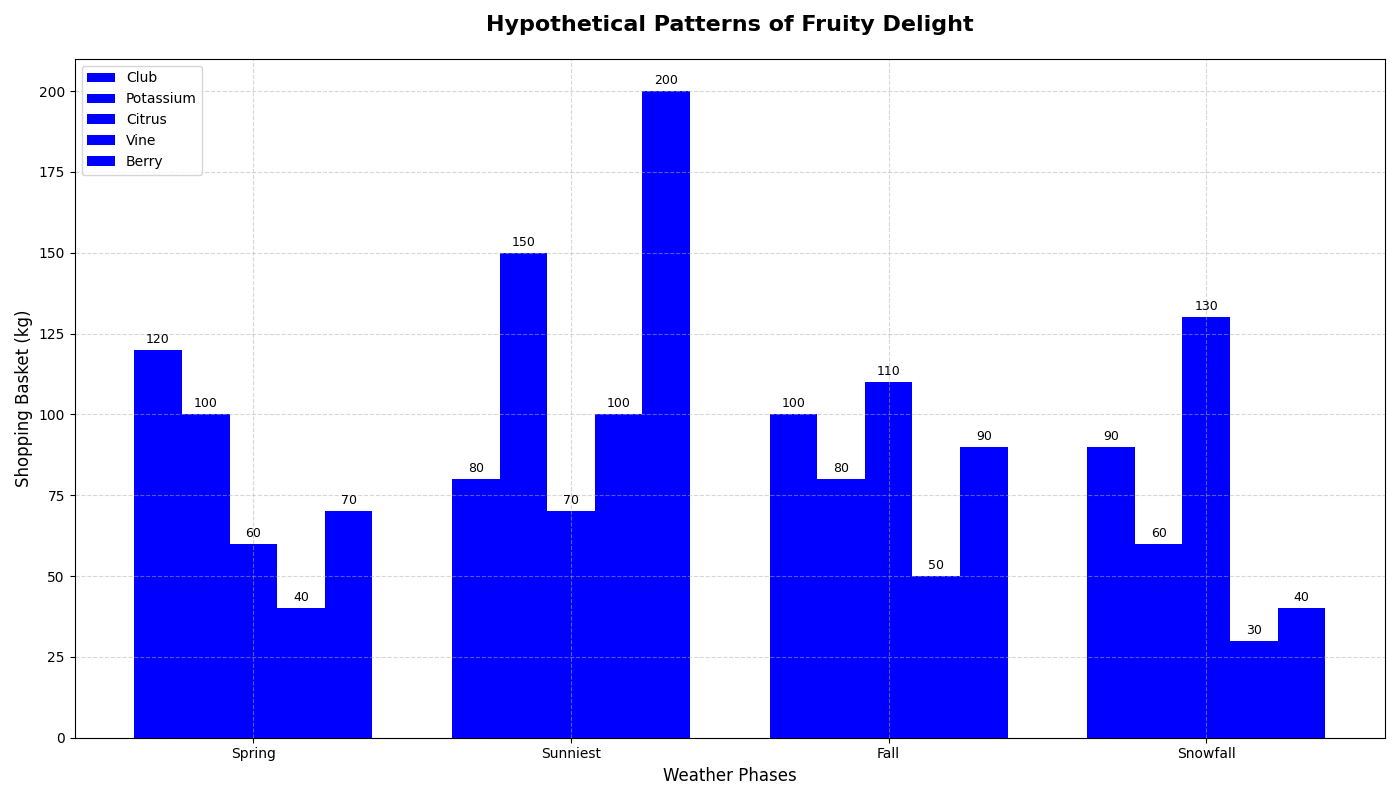

Here is the Python script that generated this plot:
import matplotlib.pyplot as plt
import numpy as np

seasons = ['Spring', 'Sunniest', 'Fall', 'Snowfall']

apples = np.array([120, 80, 100, 90])
bananas = np.array([100, 150, 80, 60])
oranges = np.array([60, 70, 110, 130])
grapes = np.array([40, 100, 50, 30])
strawberries = np.array([70, 200, 90, 40])

fig, ax = plt.subplots(figsize=(14, 8))

bar_width = 0.15

positions_apples = np.arange(len(seasons))
positions_bananas = positions_apples + bar_width
positions_oranges = positions_apples + 2 * bar_width
positions_grapes = positions_apples + 3 * bar_width
positions_strawberries = positions_apples + 4 * bar_width

bars_apples = ax.bar(positions_apples, apples, bar_width, label='Club', color='blue')
bars_bananas = ax.bar(positions_bananas, bananas, bar_width, label='Potassium', color='blue')
bars_oranges = ax.bar(positions_oranges, oranges, bar_width, label='Citrus', color='blue')
bars_grapes = ax.bar(positions_grapes, grapes, bar_width, label='Vine', color='blue')
bars_strawberries = ax.bar(positions_strawberries, strawberries, bar_width, label='Berry', color='blue')

ax.set_title('Hypothetical Patterns of Fruity Delight', fontsize=16, fontweight='bold', pad=20)
ax.set_xlabel('Weather Phases', fontsize=12)
ax.set_ylabel('Shopping Basket (kg)', fontsize=12)
ax.set_xticks(positions_apples + 2 * bar_width)
ax.set_xticklabels(seasons)

ax.grid(True, linestyle='--', alpha=0.5)
ax.legend(loc='upper left', fontsize=10)

bars = [bars_apples, bars_bananas, bars_oranges, bars_grapes, bars_strawberries]
for bar_set in bars:
    for bar in bar_set:
        height = bar.get_height()
        ax.annotate(f'{height}',
                    xy=(bar.get_x() + bar.get_width() / 2, height),
                    xytext=(0, 3), 
                    textcoords='offset points',
                    ha='center', va='bottom', fontsize=9)

plt.tight_layout()
plt.show()
